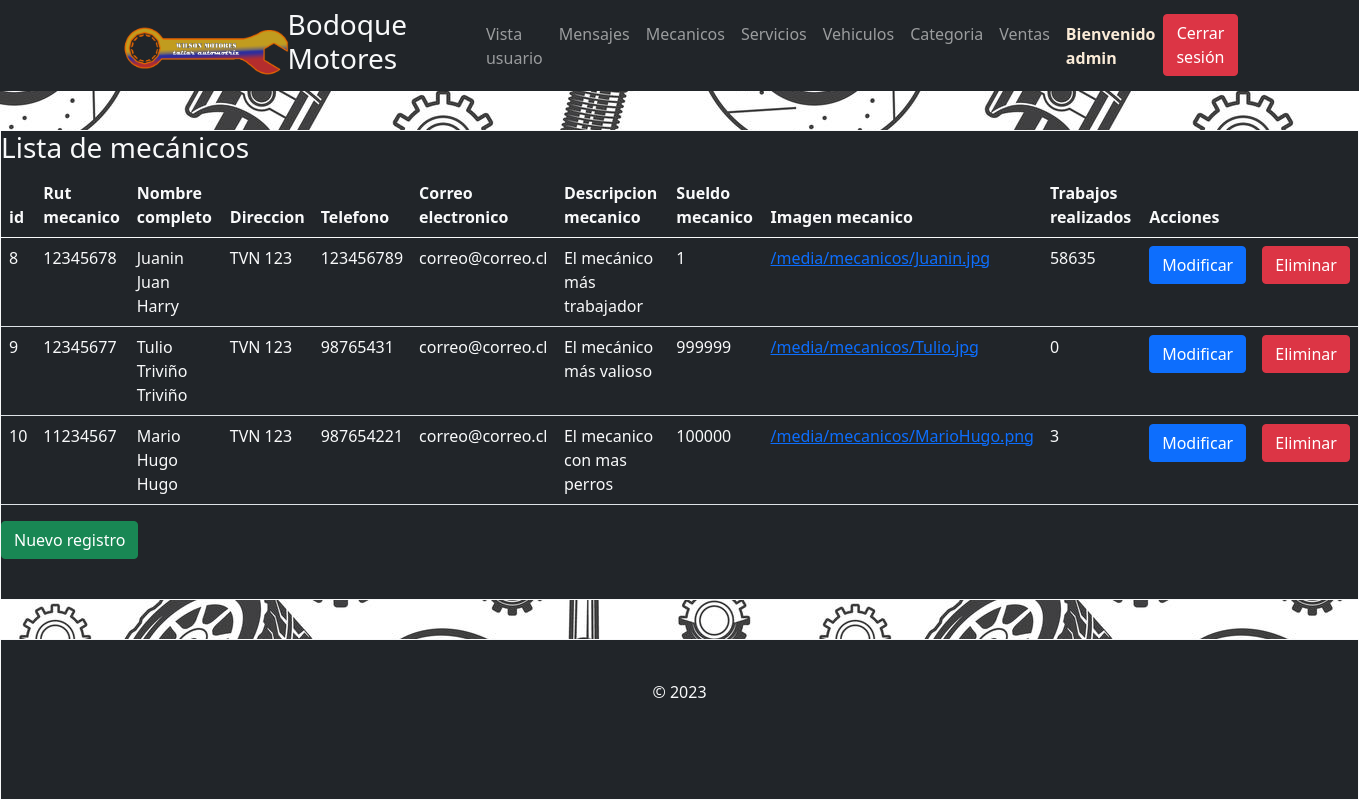
The app's page /lista_mecanicos (signed in) with its own data.
### core/models.py (models this page shows, shortened)
class Mecanico(models.Model):
    idMecanico = models.AutoField(primary_key=True, verbose_name="Id Mecanico")
    runMecanico = models.CharField(unique=True, max_length=12, verbose_name="Run Mecanico")
    nombresMecanico = models.CharField(max_length=100, verbose_name="Nombres Mecanico")
    apPaternoMecanico = models.CharField(max_length=50, verbose_name="Ap Paterno Mecanico")
    apMaternoMecanico = models.CharField(max_length=50, verbose_name="Ap Materno Mecanico")
    direccionMecanico = models.CharField(max_length=100, verbose_name="Direccion Mecanico")
    telefonoMecanico = models.IntegerField(verbose_name="Telefono Mecanico")
    correoMecanico = models.CharField(max_length=50, verbose_name="Correo Mecanico")
    descripcionMecanico = models.CharField(max_length=500, verbose_name="Descripcion de mecanico")
    sueldoMecanico = models.IntegerField(verbose_name="Sueldo Mecanico")
    imagenMecanico = models.ImageField(upload_to='mecanicos', verbose_name="Imagen del mecanico",default='core/img/logobueno.png')
    trabajosRealizados = models.IntegerField(verbose_name="Trabajos realizados",)

### core/views.py (the view)
# urls.py: path('lista_mecanicos',lista_mecanicos,name="lista_mecanicos"),
@login_required
@permission_required('auth.view_user')
def lista_mecanicos(request):
    mecanicos = Mecanico.objects.all()
    return render(request, 'core/lista_mecanicos.html', {'mecanicos': mecanicos})

### core/context_processor.py (called while the page is built)
def total_carrito(request):
    total = 0
    if request.user.is_authenticated:
        if "carrito" in request.session.keys():
            for key, value in request.session["carrito"].items():
                total += int(value["acumulado"])
    return {"total_carrito": total}

### core/templates/core/lista_mecanicos.html (shortened to what this page needs)
<!DOCTYPE html>
<html lang="en">
{% load static%}
<head>
    <link href="https://cdn.jsdelivr.net/npm/bootstrap@5.0.2/dist/css/bootstrap.min.css" rel="stylesheet"
>
    <link rel="stylesheet" href="../../static/core/css/style.css">
</head>
<body>
    <section>
        <nav class="navbar navbar-expand-lg navbar-dark bg-dark sticky-top">
          <div class="container">
            <a class="navbar-brand" href="{% url 'vista_admin' %}">
              <img src="{% static 'core/img/logo.png'%}" alt="logo_wilson" height="50">
            </a>
            <a class="h3 text-light" href="{% url 'vista_admin' %}" id="titulo-seccion">Bodoque Motores</a>
            <div class="collapse navbar-collapse" id="navbarSupportedContent">
                    <ul class="navbar-nav ms-auto">
                            <li class="nav-item">
                                {% if user.username == 'admin' %}
                                    <a class="nav-link" href="{% url 'home' %}">Vista usuario</a>
                                {% else %}
                                    </li>
                                {% endif %}
                                </li>
                        <li class="nav-item">
                            <a class="nav-link" href="{% url 'lista_mensajes' %}">Mensajes</a>
                        </li>
                        <li class="nav-item">
                            <a class="nav-link" href="{% url 'lista_mecanicos' %}">Mecanicos</a>
                        </li>
                        <li class="nav-item">
                            <a class="nav-link" href="{% url 'lista_servicios' %}">Servicios</a>
                        </li>
                        <li class="nav-item">
                            <a class="nav-link" href="{% url 'lista_vehiculo' %}">Vehiculos</a>
                        </li>
                        <li class="nav-item">
                            <a class="nav-link" href="{% url 'lista_categoria' %}">Categoria</a>
                        </li>
                        <li class="nav-item">
                            <a class="nav-link" href="{% url 'lista_ventas_admin' %}">Ventas</a>
                        </li>
                        <li class="nav-item">
                            {% if user.username == '' %}
                                <a href="{% url 'login'%}"><button type="button" class="btn btn-success" style="justify-self: unset;" >Iniciar sesión</button></a>
                            {% else %}
                                <a class="nav-link" style="color: antiquewhite; font-weight: bold;">Bienvenido {{user.username }}</a>
                            </li>
                                <a href="{% url 'logout' %}"><button type="button" class="btn btn-danger" style="justify-self: unset;">Cerrar sesión</button></a>
                            {% endif %}
                    </ul>
                </div>
          </div>
        </nav>
    </section>
<section>
<div class="bg-dark text-light mt-2 mb-2  border border-light" style="justify-content: center;">
    <h3>Lista de mecánicos</h3>
    <table class="table text-light">
        <thead>
            <tr>
                <th>id</th>
                <th>Rut mecanico</th>
                <th>Nombre completo</th>
                <th>Direccion</th>
                <th>Telefono</th>
                <th>Correo electronico</th>
                <th>Descripcion mecanico</th>
                <th>Sueldo mecanico</th>
                <th>Imagen mecanico</th>
                <th>Trabajos realizados</th>
                <th>Acciones</th>
                <th></th>
            </tr>
        </thead>
        <tbody>
            {% for me in mecanicos %}
            <tr>
                <td>{{ me.idMecanico }}</td>
                <td>{{ me.runMecanico }}</td>
                <td>{{ me.nombresMecanico }} {{ me.apPaternoMecanico }} {{ me.apMaternoMecanico }} </td>
                <td>{{ me.direccionMecanico }}</td>
                <td>{{ me.telefonoMecanico }}</td>
                <td>{{ me.correoMecanico }}</td>
                <td>{{ me.descripcionMecanico }}</td>
                <td>{{ me.sueldoMecanico }}</td>
                <td><a href="{{ me.imagenMecanico.url }}">{{ me.imagenMecanico.url }}</a></td>
                <td>{{ me.trabajosRealizados }}</td>
                <td><a href="{% url 'form_mod_mecanico' me.idMecanico %}" class="btn btn-primary">Modificar</a></td>
                <td><a href="{% url 'form_del_mecanico' me.idMecanico %}" class="btn btn-danger">Eliminar</a></td>
            </tr>
            {% endfor %}
        </tbody>
    </table>
    <a href="{% url 'form_mecanicos' %}" class="btn btn-success">Nuevo registro</a>
    <p>&nbsp;</p>
</div>
</section>
<footer class="page-footer font-small bg-dark text-light border border-light teal pt-4">
    <div class="footer-copyright text-center py-3">© 2023</div>
    <p id="temp" class="footer-copyright text-center py-3"></p>
</footer>
</body>
</html>

### core/static/core/css/style.css (style rules this page uses)
body { background-image: url('../img/fondo.jpg'); display: grid; height: 100vh; width: 1fr; }
.navbar { background-color: black; border-color: lightgray; border-width: 1px; }
.navbar-brand { height: 50px; width: 150px; }
.h3 { color: white; text-decoration: none; }
.navbar-nav { margin-left: 150px; }

### records on screen
Mecanico: idMecanico "8", runMecanico "12345678", nombresMecanico "Juanin", apPaternoMecanico "Juan", apMaternoMecanico "Harry", direccionMecanico "TVN 123", telefonoMecanico "123456789", correoMecanico "correo@correo.cl", descripcionMecanico "El mecánico más trabajador", sueldoMecanico "1", imagenMecanico "/media/mecanicos/Juanin.jpg", trabajosRealizados "58635"
Mecanico: idMecanico "9", runMecanico "12345677", nombresMecanico "Tulio", apPaternoMecanico "Triviño", apMaternoMecanico "Triviño", direccionMecanico "TVN 123", telefonoMecanico "98765431", correoMecanico "correo@correo.cl", descripcionMecanico "El mecánico más valioso", sueldoMecanico "999999", imagenMecanico "/media/mecanicos/Tulio.jpg", trabajosRealizados "0"
Mecanico: idMecanico "10", runMecanico "11234567", nombresMecanico "Mario", apPaternoMecanico "Hugo", apMaternoMecanico "Hugo", direccionMecanico "TVN 123", telefonoMecanico "987654221", correoMecanico "correo@correo.cl", descripcionMecanico "El mecanico con mas perros", sueldoMecanico "100000", imagenMecanico "/media/mecanicos/MarioHugo.png", trabajosRealizados "3"

### other values on screen
{{ user.username }} "admin"
